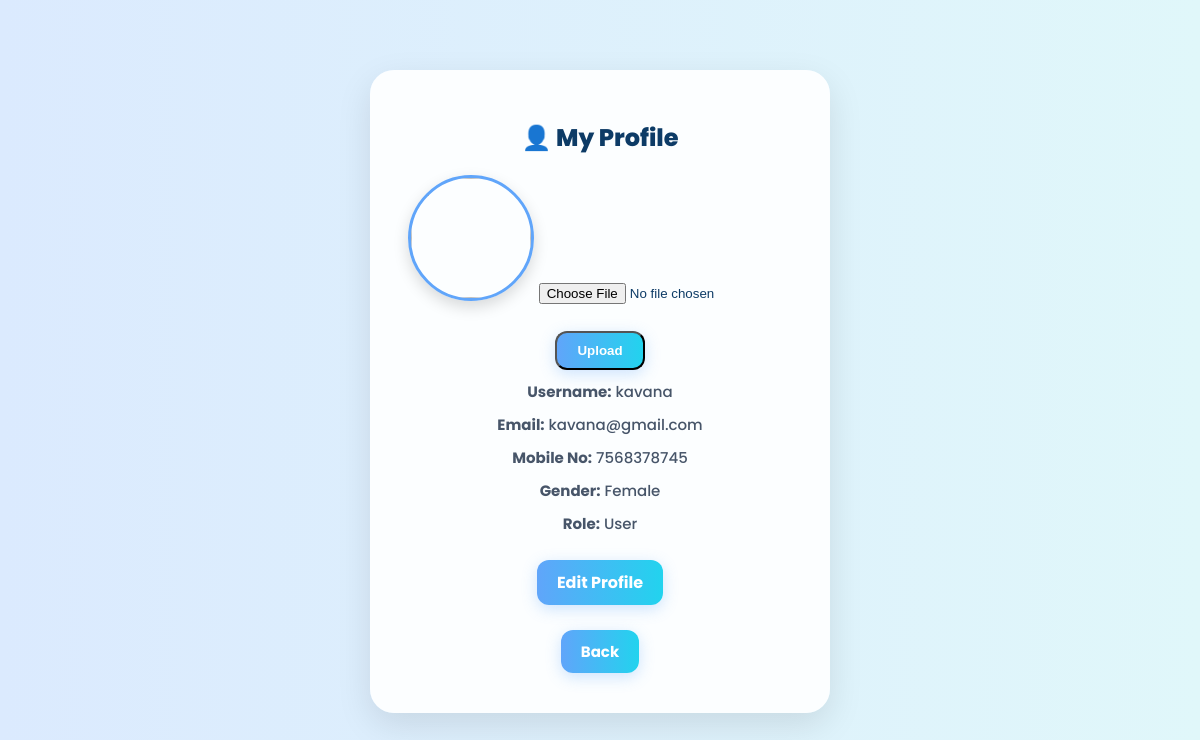
Screenshot of /profile.php (signed in) with the database file from the repository.
### tables this page shows
CREATE TABLE IF NOT EXISTS `users` (
  `user_id` int UNSIGNED NOT NULL AUTO_INCREMENT,
  `username` varchar(50) NOT NULL,
  `email` varchar(100) NOT NULL,
  `password` varchar(100) NOT NULL,
  `role` varchar(20) DEFAULT 'user',
  `status` varchar(20) DEFAULT 'active',
  `writer_request` varchar(20) NOT NULL,
  `created_at` timestamp NULL DEFAULT CURRENT_TIMESTAMP,
  `profile_image` varchar(255) DEFAULT NULL,
  `mobile` varchar(15) NOT NULL,
  `gender` enum('Male','Female','Other') NOT NULL,
  `otp` varchar(10) DEFAULT NULL,
  `otp_expiry` datetime DEFAULT NULL,
  PRIMARY KEY (`user_id`)
);

### profile.php (the view, shortened to what this page needs)
<?php
include 'db_connect.php';
$user_id = $_SESSION['user_id'];
$sql = "SELECT * FROM users WHERE user_id='$user_id'";
$result = mysqli_query($conn, $sql);
$user = mysqli_fetch_assoc($result);
?>
<!DOCTYPE html>
<html>
<head>
</head>
<body>
<div class="profile-box">
    <h2>👤 My Profile</h2>
    <form method="POST" enctype="multipart/form-data">
        <?php if(!empty($user['profile_image'])) { ?>
            <img src="uploads/<?php echo $user['profile_image']; ?>" class="profile-img">
        <?php } else { ?>
            <img src="uploads/default.png" class="profile-img">
        <?php } ?>
        <input type="file" name="profile_image" accept="image/*">
        <button type="submit" name="submit" class="btn">Upload</button>
    </form>
    <p><b>Username:</b> <?php echo $user['username']; ?></p>
    <p><b>Email:</b> <?php echo $user['email']; ?></p>
    <p><b>Mobile No:</b>
        <?php echo !empty($user['mobile']) ? $user['mobile'] : 'Not Added'; ?>
    </p>
    <p><b>Gender:</b>
        <?php echo !empty($user['gender']) ? ucfirst($user['gender']) : 'Not Specified'; ?>
    </p>
    <p><b>Role:</b> <?php echo ucfirst($user['role']); ?></p>
    <a href="edit_profile.php" class="btn">Edit Profile</a>
    <p>
        <a href="index.php" class="btn">Back</a>
    </p>
</div>
</body>
</html>

### profile.php (style rules this page uses)
body { margin: 0; font-family: 'Poppins', sans-serif; background: linear-gradient(to right, #dbeafe, #e0f7fa); background-attachment: fixed; color: #0d3b66; }
.profile-box { width: 400px; margin: 70px auto; padding: 30px; background: rgba(255, 255, 255, 0.9); border-radius: 24px; box-shadow: 0 12px 35px rgba(0,0,0,0.1); text-align: center; }
.profile-box h2 { margin-bottom: 20px; font-weight: 800; }
.profile-box p { margin: 10px 0; color: #475569; font-size: 15px; font-weight: 500; }
.btn { display: inline-block; margin-top: 15px; padding: 10px 20px; background: linear-gradient(to right, #60a5fa, #22d3ee); color: white; text-decoration: none; border-radius: 12px; font-weight: 700; transition: 0.3s; box-shadow: 0 4px 15px rgba(96,165,250,0.3); }
.profile-img { width: 120px; height: 120px; border-radius: 50%; object-fit: cover; border: 3px solid #60a5fa; box-shadow: 0 6px 15px rgba(0,0,0,0.15); margin-bottom: 15px; }

### rows the page displays
users: username "kavana", email "kavana@gmail.com", mobile "7568378745", gender "Female", role "User"
